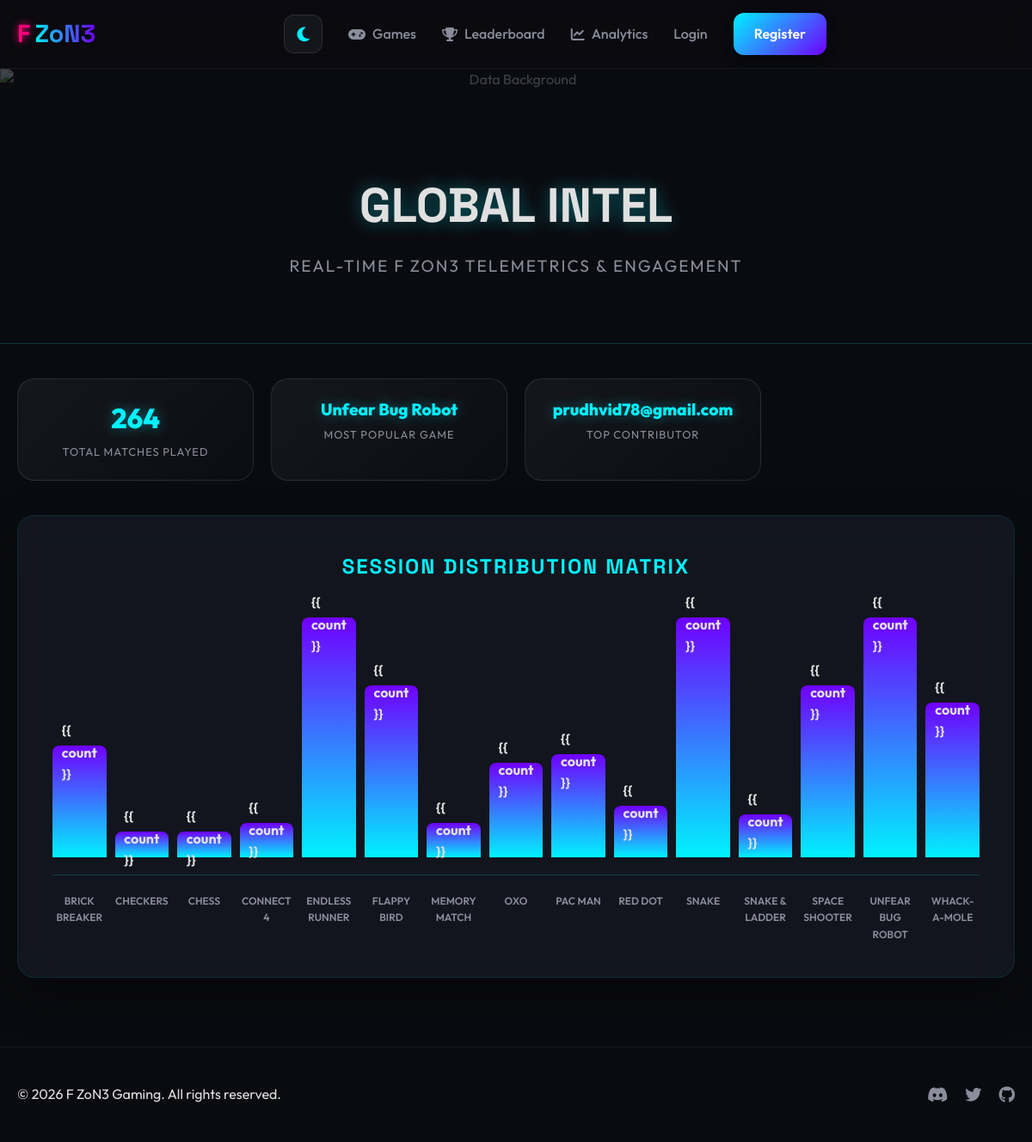
The page /analytics/ on the database its author committed.
### leaderboard/models.py (models this page shows, shortened)
class Game(models.Model):
    name = models.CharField(max_length=100, unique=True)
    slug = models.SlugField(max_length=100, unique=True)
    description = models.TextField(blank=True)
    image = models.ImageField(upload_to='games/', blank=True)

### dashboard/views.py (the view)
# urls.py: path('analytics/', views.AnalyticsView.as_view(), name='analytics'),
class AnalyticsView(TemplateView):
    template_name = 'dashboard/analytics.html'
    def get_context_data(self, **kwargs):
        context = super().get_context_data(**kwargs)
        from django.db.models import Count, Max
        from leaderboard.models import GameScore, Game
        context['total_games_all'] = GameScore.objects.count()
        most_played = GameScore.objects.values('game__name').annotate(count=Count('game')).order_by('-count').first()
        context['most_played_game'] = most_played['game__name'] if most_played else "None"
        top_user = GameScore.objects.values('user__username').annotate(total=Count('id')).order_by('-total').first()
        context['top_user'] = top_user['user__username'] if top_user else "None"
        game_stats = GameScore.objects.values('game__name').annotate(count=Count('id'))
        context['chart_labels'] = [g['game__name'] for g in game_stats]
        context['chart_data'] = [g['count'] for g in game_stats]
        return context

### templates/dashboard/analytics.html (shortened to what this page needs)
{% extends 'base.html' %}
{% block content %}
<section class="analytics-hero">
    <img src="https://image.pollinations.ai/prompt/A%20futuristic%20holographic%20data%20center%20with%20glowing%20cyan%20and%20magenta%20graphs,%20floating%20numbers,%20and%20intricate%20cyberpunk%20UI%20elements.%20Abstract,%20high-tech,%20big%20data%20visualization,%208k%20resolution?width=1200&height=400&nologo=true"
        class="analytics-bg" alt="Data Background">
    <div class="analytics-content container">
        <h1
            style="font-size: 3.5rem; color: var(--text-main); text-shadow: 0 0 20px rgba(0,242,255,0.4); margin-bottom: 10px; font-weight: 800;">
            GLOBAL INTEL</h1>
        <p style="font-size: 1.2rem; color: var(--text-muted); letter-spacing: 2px; text-transform: uppercase;">
            Real-time F ZoN3 telemetrics & engagement</p>
    </div>
</section>
<div class="container" style="margin-bottom: 60px;">
    <div class="stats-grid">
        <div class="stat-item">
            <span class="stat-val">{{ total_games_all }}</span>
            <span class="stat-label">Total Matches Played</span>
        </div>
        <div class="stat-item">
            <span class="stat-val" style="font-size: 1.2rem;">{{ most_played_game|default:"None" }}</span>
            <span class="stat-label">Most Popular Game</span>
        </div>
        <div class="stat-item">
            <span class="stat-val" style="font-size: 1.2rem;">{{ top_user|default:"None" }}</span>
            <span class="stat-label">Top Contributor</span>
        </div>
    </div>
    <div class="chart-card" style="margin-top: 40px;">
        <h2
            style="margin-bottom: 40px; color: var(--primary); text-transform: uppercase; letter-spacing: 2px; text-align: center;">
            Session Distribution Matrix</h2>
        <div id="chart-container"
            style="height: 300px; display: flex; align-items: flex-end; gap: 10px; padding-bottom: 20px; border-bottom: 1px solid rgba(0,242,255,0.2);">
            {% for count in chart_data %}
            <div class="bar"
                style="height: calc({{ count }} * 10px + 20px); max-height: 100%; background: linear-gradient(to top, var(--primary), var(--secondary)); flex: 1; border-radius: 8px 8px 0 0; position: relative;">
                <span
                    style="position: absolute; top: -30px; left: 50%; transform: translateX(-50%); font-size: 1rem; font-weight: bold; color: var(--text-main);">{{
                    count }}</span>
            </div>
            {% empty %}
            <p style="width: 100%; text-align: center; color: var(--text-muted);">No telemetry data available.</p>
            {% endfor %}
        </div>
        <div style="display: flex; gap: 10px; margin-top: 20px;">
            {% for label in chart_labels %}
            <div
                style="flex: 1; text-align: center; font-size: 0.75rem; color: var(--text-muted); text-transform: uppercase; font-weight: 600;">
                {{ label }}</div>
            {% empty %}
            <div style="flex: 1;"></div>
            {% endfor %}
        </div>
    </div>
</div>
{% endblock %}

### static/css/style.css (style rules this page uses)
:root { --bg-dark: #0a0b10; --bg-card: #151821; --nav-bg: rgba(10, 11, 16, 0.8); --border-color: rgba(255, 255, 255, 0.05); --primary: #00f2ff; --primary-glow: rgba(0, 242, 255, 0.4); --secondary: #7000ff; --secondary-glow: rgba(112, 0, 255, 0.4); --accent: #ff007a; --text-main: #e0e0e0; --text-muted: #8a8d9b; --white: #ffffff; --nav-height: 80px; --transition: all 0.3s cubic-bezier(0.4, 0, 0.2, 1); }
* { margin: 0; padding: 0; box-sizing: border-box; }
body { font-family: 'Outfit', sans-serif; background-color: var(--bg-dark); color: var(--text-main); line-height: 1.6; overflow-x: hidden; }
h1, h2, h3, h4, .logo { font-family: 'Space Grotesk', sans-serif; font-weight: 700; }
.container { max-width: 1200px; margin: 0 auto; padding: 0 20px; }
.stats-grid { display: grid; grid-template-columns: repeat(4, 1fr); gap: 20px; margin-bottom: 40px; }
.stat-item { background: linear-gradient(135deg, rgba(255, 255, 255, 0.05), rgba(255, 255, 255, 0.01)); border: 1px solid rgba(255, 255, 255, 0.1); padding: 20px; border-radius: 20px; text-align: center; position: relative; overflow: hidden; }
.stat-val { font-size: 2rem; font-weight: 800; color: var(--primary); display: block; text-shadow: 0 0 15px var(--primary-glow); }
.stat-label { text-transform: uppercase; font-size: 0.8rem; letter-spacing: 1px; color: var(--text-muted); }

### templates/dashboard/analytics.html (style rules this page uses)
.analytics-hero { position: relative; padding: 80px 0 40px 0; min-height: 40vh; display: flex; align-items: center; text-align: center; overflow: hidden; border-bottom: 1px solid rgba(0, 242, 255, 0.2); margin-bottom: 40px; }
.analytics-bg { position: absolute; inset: 0; width: 100%; height: 100%; object-fit: cover; z-index: 0; opacity: 0.3; filter: contrast(1.2) brightness(0.8); }
.analytics-content { position: relative; z-index: 2; width: 100%; }
.chart-card { background: rgba(21, 24, 33, 0.8); backdrop-filter: blur(20px); border: 1px solid rgba(0, 242, 255, 0.1); border-radius: 20px; padding: 40px; box-shadow: 0 20px 50px rgba(0, 0, 0, 0.4); }
.bar { transition: all 0.3s ease; }

### rows shown on the page
Game: name "Unfear Bug Robot", name "UNFEAR BUG ROBOT"
Game: name "BRICK BREAKER"
Game: label "CHECKERS"
Game: label "CHESS"
Game: name "CONNECT 4"
Game: name "ENDLESS RUNNER"
Game: name "FLAPPY BIRD"
Game: name "MEMORY MATCH"
Game: label "OXO"
Game: name "PAC MAN"
Game: name "RED DOT"
Game: label "SNAKE"
Game: name "SNAKE & LADDER"
Game: name "SPACE SHOOTER"
Game: name "WHACK-A-MOLE"

### other values the page prints
{{ total_games_all }} "264"
{{ top_user|default:"None" }} "prudhvid78@gmail.com"
